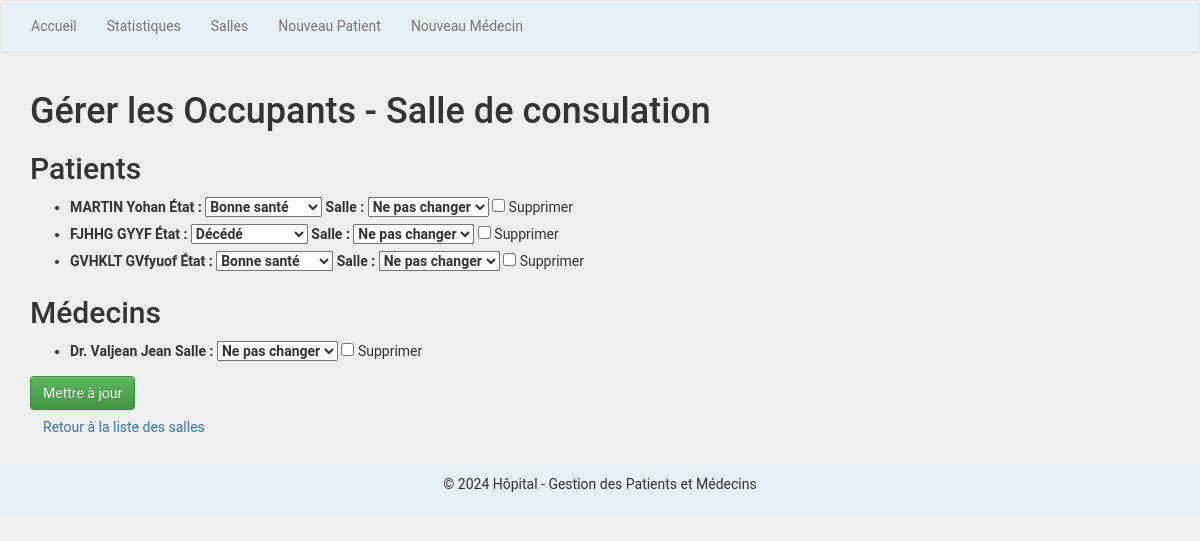
The app's page /salles/1/gerer/, older data.
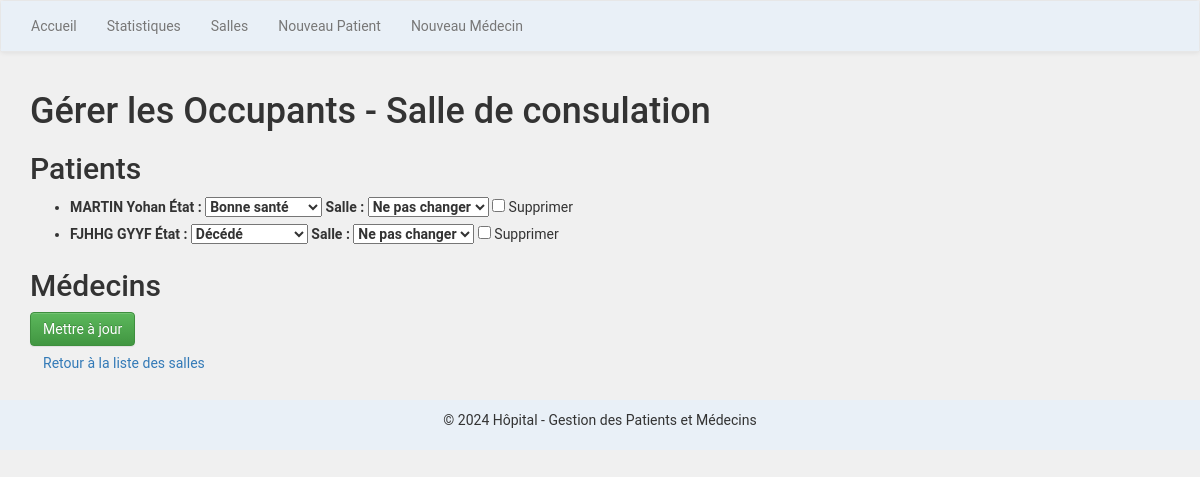
The same page, newer data.
### hopital/models.py (models this page shows, shortened)
class Patient(models.Model):
    Etat_de_sante_liste = [
        ('Bonne santé', 'Bonne santé'),
        ('Décédé', 'Décédé'),
        ('Hospitalisé', 'Hospitalisé'),
        ('En opération', 'En opération'),
        ('Repos', 'Repos'),
        ('En réanimation', 'En réanimation'),
    ]
    numero_de_sécurite_sociale = models.IntegerField(null=False, blank=False)
    nom = models.CharField(max_length=100)
    prenom = models.CharField(max_length=100)
    date_naissance = models.DateField()
    date_arrivee = models.DateField(null=True, blank=True)
    etat_de_sante = models.CharField(
        max_length=50, choices=Etat_de_sante_liste, default='Bonne santé'
    )
    salle = models.ForeignKey('Salle', on_delete=models.SET_NULL, null=True, blank=True, related_name='patients')
    soigne = models.BooleanField(default=False)

class Medecin(models.Model):
    nom = models.CharField(max_length=100)
    prenom = models.CharField(max_length=100)
    date_naissance = models.DateField()
    salle = models.ForeignKey('Salle', on_delete=models.SET_NULL, null=True, blank=True, related_name='medecins')

### hopital/views.py (the view, shortened to what this page needs)
# urls.py: path('salles/<int:salle_id>/gerer/', views.gerer_occupants, name='gerer_occupants'),
def gerer_occupants(request, salle_id):
    salle = get_object_or_404(Salle, id=salle_id)
    patients = salle.patients.all()
    medecins = salle.medecins.all()
    salles_disponibles = Salle.objects.exclude(id=salle_id)
    return render(request, 'hopital/gerer_occupants.html', {
        'salle': salle,
        'patients': patients,
        'medecins': medecins,
        'salles_disponibles': salles_disponibles,
    })

### hopital/templates/hopital/gerer_occupants.html (shortened to what this page needs)
{% extends "hopital/base.html" %}
{% block content %}
    <h1>Gérer les Occupants - {{ salle.nom }}</h1>
    <form method="post">
        <h2>Patients</h2>
        <ul>
            {% for patient in patients %}
                <li>
                    <strong>{{ patient.nom }} {{ patient.prenom }}</strong>
                    <label>État :
                        <select name="etat_patient_{{ patient.id }}">
                            <option value="Bonne santé" {% if patient.etat_de_sante == "Bonne santé" %}selected{% endif %}>Bonne santé</option>
                            <option value="Décédé" {% if patient.etat_de_sante == "Décédé" %}selected{% endif %}>Décédé</option>
                        </select>
                    </label>
                    <label>Salle :
                        <select name="salle_patient_{{ patient.id }}">
                            <option value="">Ne pas changer</option>
                        </select>
                    </label>
                    <input type="checkbox" name="supprimer_patient" value="{{ patient.id }}"> Supprimer
                </li>
            {% endfor %}
        </ul>
        <h2>Médecins</h2>
        <ul>
            {% for medecin in medecins %}
                <li>
                    <strong>Dr. {{ medecin.nom }} {{ medecin.prenom }}</strong>
                    <label>Salle :
                        <select name="salle_medecin_{{ medecin.id }}">
                            <option value="">Ne pas changer</option>
                        </select>
                    </label>
                    <input type="checkbox" name="supprimer_medecin" value="{{ medecin.id }}"> Supprimer
                </li>
            {% endfor %}
        </ul>
        <button type="submit" class="btn btn-success">Mettre à jour</button>
    </form>
    <a href="{% url 'liste_salles' %}" class="btn btn-secondary">Retour à la liste des salles</a>
{% endblock %}

Row changes from the older to the newer data that the page shows:
removed Patient: nom "GVHKLT", prenom "GVfyuof", etat_de_sante+id "Bonne santé"
removed Medecin: nom "Valjean", prenom "Jean"
